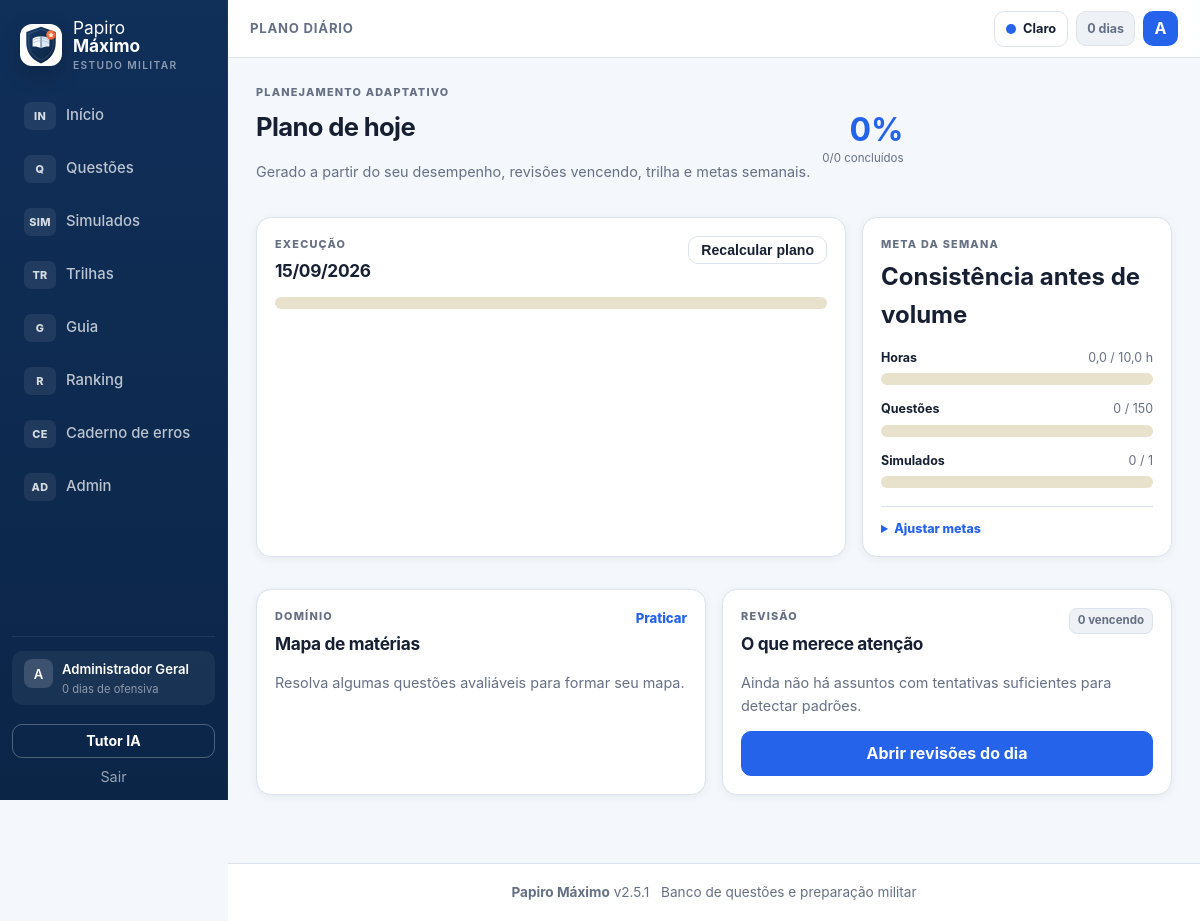
/plano.php (signed in), run on the app's committed database.
### tables this page shows
CREATE TABLE IF NOT EXISTS users (
  id INT AUTO_INCREMENT PRIMARY KEY,
  nome VARCHAR(100) NOT NULL,
  email VARCHAR(150) NOT NULL UNIQUE,
  senha_hash VARCHAR(255) NOT NULL,
  foco VARCHAR(20) NOT NULL DEFAULT 'EFOMM',
  role VARCHAR(10) NOT NULL DEFAULT 'aluno',
  ofensiva INT NOT NULL DEFAULT 0,
  ultima_atividade DATE NULL,
  created_at TIMESTAMP DEFAULT CURRENT_TIMESTAMP
);

### includes/config.php (called while the page is built, shortened)
<?php
function url(string $path = ''): string {
    $p = trim($path);
    return BASE_URL . '/' . ltrim($p, '/');
}

### includes/helpers.php (called while the page is built, shortened)
<?php
function e($s): string { return htmlspecialchars((string)($s ?? ''), ENT_QUOTES, 'UTF-8'); }
function week_bounds(): array {
    $monday = date('Y-m-d 00:00:00', strtotime('monday this week'));
    $next = date('Y-m-d 00:00:00', strtotime('monday next week'));
    return [$monday, $next];
}
function user_goals(int $uid): array {
    $pdo = db();
    $st = $pdo->prepare('SELECT * FROM metas_usuario WHERE user_id = ?');
    $st->execute([$uid]);
    $g = $st->fetch();
    $pdo->prepare('INSERT INTO metas_usuario (user_id,horas_semana,questoes_semana,simulados_semana,updated_at) VALUES (?,?,?,?,?)')
        ->execute([$uid, 10, 150, 1, now_str()]);
    return ['user_id'=>$uid,'horas_semana'=>10,'questoes_semana'=>150,'simulados_semana'=>1,'updated_at'=>now_str()];
}
function user_week_progress(int $uid): array {
    [$ini,$fim] = week_bounds();
    $pdo = db();
    $st=$pdo->prepare('SELECT COALESCE(SUM(duracao_seg),0) FROM study_sessions WHERE user_id=? AND inicio>=? AND inicio<?');
    $st->execute([$uid,$ini,$fim]); $seg=(int)$st->fetchColumn();
    $st=$pdo->prepare('SELECT COUNT(*) FROM respostas WHERE user_id=? AND created_at>=? AND created_at<?');
    $st->execute([$uid,$ini,$fim]); $q=(int)$st->fetchColumn();
    $st=$pdo->prepare('SELECT COUNT(*) FROM simulados_execucoes WHERE user_id=? AND inicio>=? AND inicio<? AND respondidas>0');
    $st->execute([$uid,$ini,$fim]); $s=(int)$st->fetchColumn();
    return ['segundos'=>$seg,'horas'=>$seg/3600,'questoes'=>$q,'simulados'=>$s,'inicio'=>$ini,'fim'=>$fim];
}
function user_mastery(int $uid): array {
    $pdo=db();
    $st=$pdo->prepare('SELECT q.materia, COUNT(*) tentativas, COUNT(DISTINCT r.questao_id) distintas, '
        .'COALESCE(SUM(r.correta),0) acertos FROM respostas r JOIN questoes q ON q.id=r.questao_id '
        .'WHERE r.user_id=? AND r.avaliavel=1 GROUP BY q.materia ORDER BY q.materia');
    $st->execute([$uid]);
    $rows=[];
    foreach($st->fetchAll() as $r){
        $t=(int)$r['tentativas']; $ok=(int)$r['acertos']; $d=(int)$r['distintas'];
        $acc=$t>0?$ok/$t:0; $volume=min(1,$d/40);
        $score=(int)round(($acc*.75+$volume*.25)*100);
        $lab=mastery_label($score,$t);
        $rows[]=['materia'=>(string)$r['materia'],'tentativas'=>$t,'distintas'=>$d,'acertos'=>$ok,'precisao'=>$t?round($ok*100/$t):0,'score'=>$score]+$lab;
    }
    return $rows;
}
function user_weak_topics(int $uid, int $limit=8): array {
    $pdo=db();
    $st=$pdo->prepare('SELECT q.materia,q.assunto,COUNT(*) t,COALESCE(SUM(r.correta),0) ok '
        .'FROM respostas r JOIN questoes q ON q.id=r.questao_id '
        ."WHERE r.user_id=? AND r.avaliavel=1 AND q.assunto<>'' GROUP BY q.materia,q.assunto HAVING COUNT(*)>=2 "
        .'ORDER BY (COALESCE(SUM(r.correta),0)/COUNT(*)) ASC, COUNT(*) DESC LIMIT '.max(1,$limit));
    $st->execute([$uid]);
    $out=[];
    foreach($st->fetchAll() as $r){$t=(int)$r['t'];$out[]=['materia'=>$r['materia'],'assunto'=>$r['assunto'],'tentativas'=>$t,'precisao'=>$t?(int)round((int)$r['ok']*100/$t):0];}
    return $out;
}
function review_due_count(int $uid, ?string $date=null): int {
    $date=$date?:today_str();
    $st=db()->prepare('SELECT COUNT(*) FROM caderno_erros WHERE user_id=? AND (proxima_revisao IS NULL OR proxima_revisao<=?) AND revisada=0');
    $st->execute([$uid,$date]);
    return (int)$st->fetchColumn();
}
function ensure_daily_plan(int $uid): array {
    $pdo=db(); $dia=today_str();
    $st=$pdo->prepare('SELECT * FROM plano_diario WHERE user_id=? AND dia=? ORDER BY ordem,id');
    $st->execute([$uid,$dia]); $existing=$st->fetchAll();
    $mastery=user_mastery($uid);
    $due=review_due_count($uid,$dia);
    $goals=user_goals($uid); $week=user_week_progress($uid);
    $uSt=$pdo->prepare('SELECT foco FROM users WHERE id=?');$uSt->execute([$uid]);$foco=(string)($uSt->fetchColumn()?:'EFOMM');
    $slug=strtolower($foco==='CN'?'cn':$foco);
    $st=$pdo->prepare('SELECT m.titulo,t.slug FROM trilha_modulos m JOIN trilhas t ON t.id=m.trilha_id '
        .'WHERE t.slug=? AND NOT EXISTS (SELECT 1 FROM trilha_progresso p WHERE p.user_id=? AND p.modulo_id=m.id) ORDER BY m.ordem LIMIT 1');
    $st->execute([$slug,$uid]); $next=$st->fetch();
    $st->execute([$uid,$dia]);
    return $st->fetchAll();
}

### includes/db.php (called while the page is built, shortened)
<?php
function db(): PDO {
    static $pdo = null;
    if ($pdo instanceof PDO) return $pdo;
    if (DB_DRIVER === 'sqlite') {
        $dir = dirname(DB_SQLITE_PATH);
        if (!is_dir($dir)) mkdir($dir, 0775, true);
        $pdo = new PDO('sqlite:' . DB_SQLITE_PATH);
    } else {
        $dsn = sprintf('mysql:host=%s;dbname=%s;charset=utf8mb4', DB_HOST, DB_NAME);
        $pdo = new PDO($dsn, DB_USER, DB_PASS);
    }
    $pdo->setAttribute(PDO::ATTR_ERRMODE, PDO::ERRMODE_EXCEPTION);
    $pdo->setAttribute(PDO::ATTR_DEFAULT_FETCH_MODE, PDO::FETCH_ASSOC);
    return $pdo;
}
function now_str(): string { return date('Y-m-d H:i:s'); }
function today_str(): string { return date('Y-m-d'); }

### includes/auth.php (called while the page is built, shortened)
<?php
function current_user(): ?array {
    static $cache = null;
    if ($cache === null) {
        $st = db()->prepare('SELECT * FROM users WHERE id = ?');
        $st->execute([(int)$_SESSION['user_id']]);
        $cache = $st->fetch() ?: false;
    }
    return $cache === false ? null : $cache;
}
function is_admin(?array $u = null): bool {
    $u = $u ?? current_user();
    return $u !== null && (($u['role'] ?? '') === 'admin');
}
function require_login(): array {
    $u = current_user();
    return $u;
}

### plano.php (the view, shortened to what this page needs)
<?php
$user=require_login(); $uid=(int)$user['id']; $pdo=db();
$plan=ensure_daily_plan($uid); $goals=user_goals($uid); $week=user_week_progress($uid); $mastery=user_mastery($uid); $weak=user_weak_topics($uid,6); $due=review_due_count($uid);
$done=count(array_filter($plan,static fn($x)=>(int)$x['concluido']===1)); $pct=count($plan)?(int)round($done*100/count($plan)):0;
$title='Plano diário';$active='plano';include __DIR__.'/includes/header.php';
?>
<div class="page-head"><div><span class="eyebrow">PLANEJAMENTO ADAPTATIVO</span><h1>Plano de hoje</h1><p class="muted">Gerado a partir do seu desempenho, revisões vencendo, trilha e metas semanais.</p></div><div class="plan-score"><strong><?= $pct ?>%</strong><span><?= $done ?>/<?= count($plan) ?> concluídos</span></div></div>
<div class="plan-hero-grid">
  <section class="card">
    <div class="section-head"><div><span class="eyebrow">EXECUÇÃO</span><h2><?= e(date('d/m/Y')) ?></h2></div><form method="post"><?= csrf_field() ?><input type="hidden" name="form" value="regenerar"><button class="btn btn-small" type="submit">Recalcular plano</button></form></div>
    <div class="progress"><div class="progress-bar" id="planBar" style="width:<?= $pct ?>%"></div></div>
  </section>
  <aside class="card weekly-goals-card">
    <span class="eyebrow">META DA SEMANA</span><h2>Consistência antes de volume</h2>
    <?php $qp=min(100,(int)round($week['questoes']*100/max(1,(int)$goals['questoes_semana'])));$sp=min(100,(int)round($week['simulados']*100/max(1,(int)$goals['simulados_semana']))); ?>
    <div class="goal-row"><div><b>Horas</b><span><?= number_format($week['horas'],1,',','.') ?> / <?= number_format((float)$goals['horas_semana'],1,',','.') ?> h</span></div><div class="progress"><div class="progress-bar" style="width:<?= $hp ?>%"></div></div></div>
    <div class="goal-row"><div><b>Questões</b><span><?= $week['questoes'] ?> / <?= (int)$goals['questoes_semana'] ?></span></div><div class="progress"><div class="progress-bar" style="width:<?= $qp ?>%"></div></div></div>
    <div class="goal-row"><div><b>Simulados</b><span><?= $week['simulados'] ?> / <?= (int)$goals['simulados_semana'] ?></span></div><div class="progress"><div class="progress-bar" style="width:<?= $sp ?>%"></div></div></div>
    <details class="goal-editor"><summary>Ajustar metas</summary></details>
  </aside>
</div>
<div class="dashboard-grid dashboard-grid-secondary">
  <section class="card"><div class="section-head"><div><span class="eyebrow">DOMÍNIO</span><h2>Mapa de matérias</h2></div><a class="text-link" href="<?= e(url('questoes.php')) ?>">Praticar</a></div>
    <?php if(!$mastery): ?><p class="muted">Resolva algumas questões avaliáveis para formar seu mapa.</p><?php endif; ?>
  </section>
  <section class="card"><div class="section-head"><div><span class="eyebrow">REVISÃO</span><h2>O que merece atenção</h2></div><span class="badge <?= $due?'b-red':'b-green' ?>"><?= $due ?> vencendo</span></div>
    <?php if(!$weak): ?><p class="muted">Ainda não há assuntos com tentativas suficientes para detectar padrões.</p><?php endif; ?>
    <a class="btn btn-primary btn-block" href="<?= e(url('caderno.php?rev=hoje')) ?>">Abrir revisões do dia</a>
  </section>
</div>
<?php include __DIR__.'/includes/footer.php'; ?>

### includes/header.php (shortened to what this page needs)
<?php
$user = current_user();
$nav = [
    ['inicio', 'Início', 'IN', 'index.php'],
    ['questoes', 'Questões', 'Q', 'questoes.php'],
    ['simulados', 'Simulados', 'SIM', 'simulados.php'],
    ['trilhas', 'Trilhas', 'TR', 'trilhas.php'],
    ['guia', 'Guia', 'G', 'guia.php'],
    ['ranking', 'Ranking', 'R', 'ranking.php'],
    ['caderno', 'Caderno de erros', 'CE', 'caderno.php'],
];
?>
<!DOCTYPE html>
<html lang="pt-BR">
<head>
<link rel="stylesheet" href="<?= e(url('assets/css/style.css?v=' . rawurlencode(APP_VERSION))) ?>">
<link rel="stylesheet" href="<?= e(url('assets/css/papiro-v2.css?v=' . rawurlencode(APP_VERSION))) ?>">
</head>
<body>
<div class="shell">
  <aside class="sidebar" id="sidebar">
    <a class="brand" href="<?= e(url('index.php')) ?>">
      <img class="brand-logo" src="<?= e(url('icons/papiro-logo.svg')) ?>" alt="Papiro Máximo">
      <span class="brand-name">Papiro <b>Máximo</b><small>estudo militar</small></span>
    </a>
    <nav class="nav">
      <?php foreach ($nav as [$key, $label, $icon, $href]): ?>
        <a href="<?= e(url($href)) ?>" class="<?= ($active ?? '') === $key ? 'active' : '' ?>"><span class="nav-glyph"><?= e($icon) ?></span><span><?= e($label) ?></span></a>
      <?php endforeach; ?>
      <?php if ($user && is_admin($user)): ?>
        <a href="<?= e(url('admin/index.php')) ?>" class="<?= ($active ?? '') === 'admin' ? 'active' : '' ?>"><span class="nav-glyph">AD</span><span>Admin</span></a>
      <?php endif; ?>
    </nav>
    <div class="side-foot">
      <?php if ($user): ?>
        <a class="user-chip" href="<?= e(url('perfil.php')) ?>"><span class="mini-avatar"><?= e(mb_strtoupper(mb_substr($user['nome'],0,1))) ?></span><span><?= e($user['nome']) ?><small><?= (int)$user['ofensiva'] ?> dias de ofensiva</small></span></a>
        <div class="side-foot-actions">
          <a class="btn btn-ghost btn-block btn-small" href="<?= e(url('ia.php')) ?>">Tutor IA</a>
          <a class="logout" href="<?= e(url('logout.php')) ?>">Sair</a>
        </div>
      <?php else: ?>
        <a class="btn btn-primary btn-block" href="<?= e(url('login.php')) ?>">Entrar</a>
        <a class="btn btn-ghost btn-block" href="<?= e(url('cadastro.php')) ?>">Criar conta</a>
      <?php endif; ?>
    </div>
  </aside>
  <div class="main-col">
    <header class="topbar">
      <div class="topbar-left">
        <span class="top-context"><?= e($title ?? 'Início') ?></span>
      </div>
      <div class="top-right">
        <button class="theme-toggle" id="themeToggle" type="button" aria-label="Alternar tema"><span class="theme-dot"></span><span id="themeLabel">Tema</span></button>
        <?php if ($user): ?>
          <span class="streak" title="Ofensiva"><?= (int)$user['ofensiva'] ?> dias</span>
          <a class="avatar" href="<?= e(url('perfil.php')) ?>" title="<?= e($user['nome']) ?>"><?= e(mb_strtoupper(mb_substr($user['nome'], 0, 1))) ?></a>
        <?php else: ?>
          <a class="btn btn-small" href="<?= e(url('login.php')) ?>">Entrar</a>
          <a class="btn btn-primary btn-small" href="<?= e(url('cadastro.php')) ?>">Criar conta</a>
        <?php endif; ?>
      </div>
    </header>
    <main class="content">

### assets/css/style.css (style rules this page uses)
:root { --navy:#0b1b33; --navy2:#13294f; --navy3:#1d3a68; --gold:#e3a82b; --gold2:#f5c451; --gold-soft:#fdf3d7; --bg:#f1ecdd; --card:#fffdf6; --line:#e2d9c2; --ink:#1d2433; --muted:#6f6a5c; --ok:#15803d; --ok-bg:#e5f5e9; --err:#b91c1c; --err-bg:#fdecec; --info:#1d4ed8; --info-bg:#e8effe; --radius:14px; --shadow:0 2px 10px rgba(11,27,51,.08); }
* { box-sizing:border-box }
html { -webkit-text-size-adjust:100% }
body { margin:0;font-family:"Segoe UI",system-ui,-apple-system,Roboto,Arial,sans-serif;background:var(--bg);color:var(--ink);line-height:1.55 }
a { color:var(--navy3);text-decoration:none }
.muted { color:var(--muted);font-size:.9em }
.shell { display:flex;min-height:100vh }
.sidebar { width:250px;flex-shrink:0;background:linear-gradient(180deg,var(--navy),var(--navy2));color:#fff;position:sticky;top:0;height:100vh;display:flex;flex-direction:column;padding:18px 14px;z-index:60 }
.brand { display:flex;align-items:center;gap:10px;color:#fff;font-size:1.15rem;padding:4px 8px 16px }
.brand-name b { color:var(--gold2) }
.nav { display:flex;flex-direction:column;gap:2px;overflow-y:auto }
.nav a { display:flex;gap:10px;align-items:center;color:#dbe4f3;padding:9px 12px;border-radius:10px;font-weight:500 }
.side-foot { margin-top:auto;display:flex;flex-direction:column;gap:8px;padding-top:14px;border-top:1px solid rgba(255,255,255,.15) }
.user-chip { color:#fff;background:rgba(255,255,255,.1);padding:8px 12px;border-radius:10px;font-weight:600 }
.user-chip small { color:var(--gold2);font-weight:400 }
.logout { color:#f3b6b6;font-size:.9rem;text-align:center }
.main-col { flex:1;min-width:0;display:flex;flex-direction:column }
.topbar { position:sticky;top:0;z-index:50;display:flex;align-items:center;gap:12px;background:rgba(255,253,246,.92);backdrop-filter:blur(6px);border-bottom:1px solid var(--line);padding:10px 20px }
.top-right { margin-left:auto;display:flex;align-items:center;gap:10px }
.streak { background:var(--gold-soft);border:1px solid var(--gold);border-radius:20px;padding:3px 12px;font-weight:700;color:#8a5c00 }
.avatar { width:36px;height:36px;border-radius:50%;background:var(--navy);color:#fff;display:flex;align-items:center;justify-content:center;font-weight:700 }
.content { padding:22px;max-width:1080px;width:100%;margin:0 auto;flex:1 }
.page-head { display:flex;align-items:center;gap:12px;margin:4px 0 16px;flex-wrap:wrap }
.page-head h1 { font-size:1.5rem;margin:0;color:var(--navy) }
.card { background:var(--card);border:1px solid var(--line);border-radius:var(--radius);box-shadow:var(--shadow);padding:18px;margin-bottom:16px }
.card h2,.card h3 { margin-top:0;color:var(--navy) }
.btn { display:inline-block;border:1px solid var(--navy);background:#fff;color:var(--navy);border-radius:10px;padding:9px 18px;font-weight:600;cursor:pointer;font-size:1rem }
.btn-ghost { background:transparent;border-color:rgba(255,255,255,.5);color:#fff }
.btn-small { padding:5px 12px;font-size:.88rem }
.btn-block { display:block;text-align:center;width:100% }
.badge { display:inline-block;font-size:.78rem;font-weight:700;border-radius:20px;padding:2px 11px;background:#ece7d6;color:#5b5545;border:1px solid #d8cfb4;white-space:nowrap }
.b-green { background:var(--ok-bg);color:var(--ok);border-color:#bfe3c9 }
.progress { background:#e8e1cb;border-radius:10px;height:12px;overflow:hidden }

### data on the page
users: nome "A", nome "Administrador Geral", ofensiva "0", pct "0", done "0", count($plan) "0"

### other printed values
$icon "IN"
$label "Início"
$icon "Q"
$label "Questões"
$icon "SIM"
$label "Simulados"
$icon "TR"
$label "Trilhas"
$icon "G"
$label "Guia"
$icon "R"
$label "Ranking"
$icon "CE"
$label "Caderno de erros"
$title "PLANO DIÁRIO"
